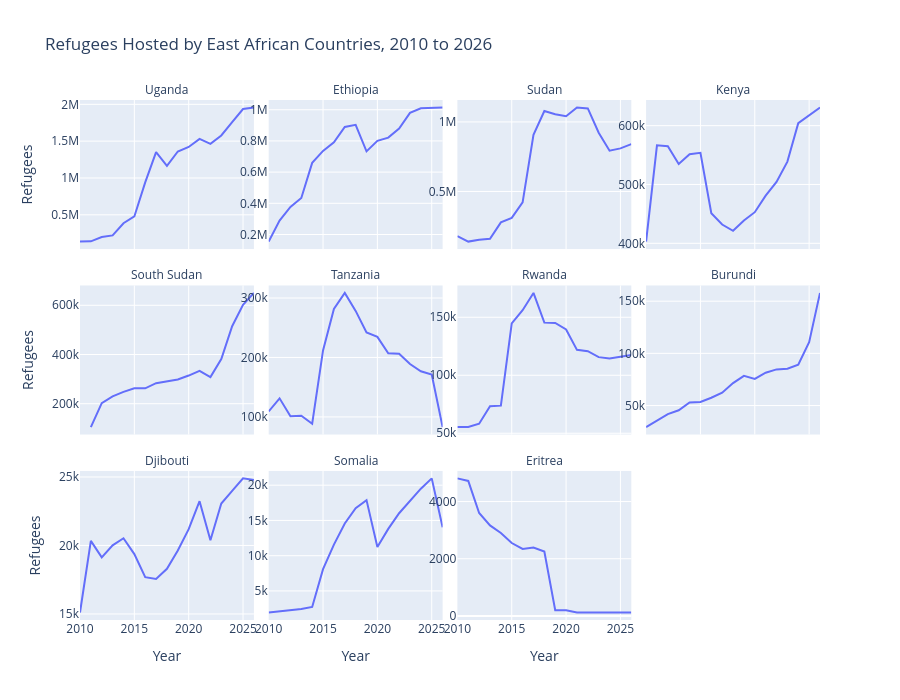

Notebook code cell kept with this figure:
### Markdown cell above
## **5. Refugee trends by host country, 2010 to 2026**

**Objective:** Show how the number of refugees hosted has changed over time in each East African country.

**Method:** A grid of small line charts (one per country), ordered by the 2025 ranking. Each panel has its own vertical scale, so the **shape** of each country's trend is comparable, but the **size** of the numbers is not. Panel scales should be read individually.

**Note:** South Sudan has no 2010 record because it became independent in 2011.

### Code cell
# Order the panels from largest to smallest host (using the 2025 ranking)
panel_order = list(ranking["coa_name"][::-1])

fig = px.line(
    region,
    x="year",
    y="refugees",
    facet_col="coa_name",
    facet_col_wrap=4,                          # 4 panels per row
    category_orders={"coa_name": panel_order},
    height=700,
    title="Refugees Hosted by East African Countries, 2010 to 2026",
    labels={"year": "Year", "refugees": "Refugees"},
)

fig.update_yaxes(matches=None, showticklabels=True)   # each panel gets its own scale
fig.for_each_annotation(lambda a: a.update(text=a.text.split("=")[-1]))  # "coa_name=Kenya" -> "Kenya"
fig.show()

### Figure 1 — Plotly figure (JSON) as saved in the notebook; plotly's stock layout.template omitted (floating-point values rounded to 4 significant figures)
{"data": [{"hovertemplate": "coa_name=Uganda<br>Year=%{x}<br>Refugees=%{y}<extra></extra>", "legendgroup": "", "line": {"color": "#636efa", "dash": "solid"}, "marker": {"symbol": "circle"}, "mode": "lines", "name": "", "orientation": "v", "showlegend": false, "type": "scatter", "x": [2010, 2011, 2012, 2013, 2014, 2015, 2016, 2017, 2018, 2019, 2020, 2021, 2022, 2023, 2024, 2025, 2026], "xaxis": "x9", "y": [135799, 139442, 197872, 220548, 385503, 477187, 940825, 1350495, 1165646, 1359458, 1421133, 1529903, 1463523, 1577498, 1759492, 1936719, 1957555], "yaxis": "y9"}, {"hovertemplate": "coa_name=Ethiopia<br>Year=%{x}<br>Refugees=%{y}<extra></extra>", "legendgroup": "", "line": {"color": "#636efa", "dash": "solid"}, "marker": {"symbol": "circle"}, "mode": "lines", "name": "", "orientation": "v", "showlegend": false, "type": "scatter", "x": [2010, 2011, 2012, 2013, 2014, 2015, 2016, 2017, 2018, 2019, 2020, 2021, 2022, 2023, 2024, 2025, 2026], "xaxis": "x10", "y": [154288, 288839, 376388, 433933, 659520, 736081, 791631, 889412, 903226, 733123, 800454, 821283, 879598, 979846, 1008826, 1010466, 1014654], "yaxis": "y10"}, {"hovertemplate": "coa_name=Sudan<br>Year=%{x}<br>Refugees=%{y}<extra></extra>", "legendgroup": "", "line": {"color": "#636efa", "dash": "solid"}, "marker": {"symbol": "circle"}, "mode": "lines", "name": "", "orientation": "v", "showlegend": false, "type": "scatter", "x": [2010, 2011, 2012, 2013, 2014, 2015, 2016, 2017, 2018, 2019, 2020, 2021, 2022, 2023, 2024, 2025, 2026], "xaxis": "x11", "y": [178305, 139407, 152188, 159848, 277818, 309632, 421459, 906590, 1078280, 1055489, 1040288, 1103918, 1097128, 922474, 793395, 809816, 839774], "yaxis": "y11"}, {"hovertemplate": "coa_name=Kenya<br>Year=%{x}<br>Refugees=%{y}<extra></extra>", "legendgroup": "", "line": {"color": "#636efa", "dash": "solid"}, "marker": {"symbol": "circle"}, "mode": "lines", "name": "", "orientation": "v", "showlegend": false, "type": "scatter", "x": [2010, 2011, 2012, 2013, 2014, 2015, 2016, 2017, 2018, 2019, 2020, 2021, 2022, 2023, 2024, 2025, 2026], "xaxis": "x12", "y": [402891, 566482, 564921, 534935, 551351, 553907, 451097, 431895, 421243, 438899, 452916, 481048, 504473, 538899, 604257, 617125, 630939], "yaxis": "y12"}, {"hovertemplate": "coa_name=South Sudan<br>Year=%{x}<br>Refugees=%{y}<extra></extra>", "legendgroup": "", "line": {"color": "#636efa", "dash": "solid"}, "marker": {"symbol": "circle"}, "mode": "lines", "name": "", "orientation": "v", "showlegend": false, "type": "scatter", "x": [2011, 2012, 2013, 2014, 2015, 2016, 2017, 2018, 2019, 2020, 2021, 2022, 2023, 2024, 2025, 2026], "xaxis": "x5", "y": [105023, 202581, 229587, 248152, 263012, 262558, 283405, 291838, 298309, 314438, 333673, 308369, 381236, 514794, 601818, 650267], "yaxis": "y5"}, {"hovertemplate": "coa_name=Tanzania<br>Year=%{x}<br>Refugees=%{y}<extra></extra>", "legendgroup": "", "line": {"color": "#636efa", "dash": "solid"}, "marker": {"symbol": "circle"}, "mode": "lines", "name": "", "orientation": "v", "showlegend": false, "type": "scatter", "x": [2010, 2011, 2012, 2013, 2014, 2015, 2016, 2017, 2018, 2019, 2020, 2021, 2022, 2023, 2024, 2025, 2026], "xaxis": "x6", "y": [109286, 131243, 101021, 102099, 88492, 211845, 281498, 308528, 278322, 242171, 234645, 207101, 206229, 188953, 176859, 171142, 82917], "yaxis": "y6"}, {"hovertemplate": "coa_name=Rwanda<br>Year=%{x}<br>Refugees=%{y}<extra></extra>", "legendgroup": "", "line": {"color": "#636efa", "dash": "solid"}, "marker": {"symbol": "circle"}, "mode": "lines", "name": "", "orientation": "v", "showlegend": false, "type": "scatter", "x": [2010, 2011, 2012, 2013, 2014, 2015, 2016, 2017, 2018, 2019, 2020, 2021, 2022, 2023, 2024, 2025, 2026], "xaxis": "x7", "y": [55398, 55325, 58217, 73352, 73822, 144739, 156065, 170991, 145359, 145054, 139491, 121896, 120753, 115643, 114368, 115794, 117457], "yaxis": "y7"}, {"hovertemplate": "coa_name=Burundi<br>Year=%{x}<br>Refugees=%{y}<extra></extra>", "legendgroup": "", "line": {"color": "#636efa", "dash": "solid"}, "marker": {"symbol": "circle"}, "mode": "lines", "name": "", "orientation": "v", "showlegend": false, "type": "scatter", "x": [2010, 2011, 2012, 2013, 2014, 2015, 2016, 2017, 2018, 2019, 2020, 2021, 2022, 2023, 2024, 2025, 2026], "xaxis": "x8", "y": [29364, 35658, 41811, 45487, 52931, 53356, 57462, 62353, 71501, 78465, 75461, 81491, 84636, 85229, 89075, 110800, 157929], "yaxis": "y8"}, {"hovertemplate": "coa_name=Djibouti<br>Year=%{x}<br>Refugees=%{y}<extra></extra>", "legendgroup": "", "line": {"color": "#636efa", "dash": "solid"}, "marker": {"symbol": "circle"}, "mode": "lines", "name": "", "orientation": "v", "showlegend": false, "type": "scatter", "x": [2010, 2011, 2012, 2013, 2014, 2015, 2016, 2017, 2018, 2019, 2020, 2021, 2022, 2023, 2024, 2025, 2026], "xaxis": "x", "y": [15102, 20336, 19136, 20010, 20525, 19369, 17683, 17553, 18293, 19639, 21193, 23232, 20383, 23063, 23987, 24899, 24781], "yaxis": "y"}, {"hovertemplate": "coa_name=Somalia<br>Year=%{x}<br>Refugees=%{y}<extra></extra>", "legendgroup": "", "line": {"color": "#636efa", "dash": "solid"}, "marker": {"symbol": "circle"}, "mode": "lines", "name": "", "orientation": "v", "showlegend": false, "type": "scatter", "x": [2010, 2011, 2012, 2013, 2014, 2015, 2016, 2017, 2018, 2019, 2020, 2021, 2022, 2023, 2024, 2025, 2026], "xaxis": "x2", "y": [1934, 2100, 2307, 2426, 2732, 8081, 11579, 14565, 16738, 17882, 11220, 13804, 16023, 17770, 19503, 20967, 14021], "yaxis": "y2"}, {"hovertemplate": "coa_name=Eritrea<br>Year=%{x}<br>Refugees=%{y}<extra></extra>", "legendgroup": "", "line": {"color": "#636efa", "dash": "solid"}, "marker": {"symbol": "circle"}, "mode": "lines", "name": "", "orientation": "v", "showlegend": false, "type": "scatter", "x": [2010, 2011, 2012, 2013, 2014, 2015, 2016, 2017, 2018, 2019, 2020, 2021, 2022, 2023, 2024, 2025, 2026], "xaxis": "x3", "y": [4809, 4719, 3600, 3166, 2898, 2549, 2342, 2392, 2252, 199, 201, 121, 119, 119, 119, 119, 119], "yaxis": "y3"}], "layout": {"annotations": [{"font": {}, "showarrow": false, "text": "Djibouti", "x": 0.1175, "xanchor": "center", "xref": "paper", "y": 0.2867, "yanchor": "bottom", "yref": "paper"}, {"font": {}, "showarrow": false, "text": "Somalia", "x": 0.3725, "xanchor": "center", "xref": "paper", "y": 0.2867, "yanchor": "bottom", "yref": "paper"}, {"font": {}, "showarrow": false, "text": "Eritrea", "x": 0.6275, "xanchor": "center", "xref": "paper", "y": 0.2867, "yanchor": "bottom", "yref": "paper"}, {"font": {}, "showarrow": false, "text": "South Sudan", "x": 0.1175, "xanchor": "center", "xref": "paper", "y": 0.6433, "yanchor": "bottom", "yref": "paper"}, {"font": {}, "showarrow": false, "text": "Tanzania", "x": 0.3725, "xanchor": "center", "xref": "paper", "y": 0.6433, "yanchor": "bottom", "yref": "paper"}, {"font": {}, "showarrow": false, "text": "Rwanda", "x": 0.6275, "xanchor": "center", "xref": "paper", "y": 0.6433, "yanchor": "bottom", "yref": "paper"}, {"font": {}, "showarrow": false, "text": "Burundi", "x": 0.8825, "xanchor": "center", "xref": "paper", "y": 0.6433, "yanchor": "bottom", "yref": "paper"}, {"font": {}, "showarrow": false, "text": "Uganda", "x": 0.1175, "xanchor": "center", "xref": "paper", "y": 1.0, "yanchor": "bottom", "yref": "paper"}, {"font": {}, "showarrow": false, "text": "Ethiopia", "x": 0.3725, "xanchor": "center", "xref": "paper", "y": 1.0, "yanchor": "bottom", "yref": "paper"}, {"font": {}, "showarrow": false, "text": "Sudan", "x": 0.6275, "xanchor": "center", "xref": "paper", "y": 1.0, "yanchor": "bottom", "yref": "paper"}, {"font": {}, "showarrow": false, "text": "Kenya", "x": 0.8825, "xanchor": "center", "xref": "paper", "y": 1.0, "yanchor": "bottom", "yref": "paper"}], "height": 700, "legend": {"tracegroupgap": 0}, "title": {"text": "Refugees Hosted by East African Countries, 2010 to 2026"}, "xaxis": {"anchor": "y", "domain": [0, 0.235], "title": {"text": "Year"}}, "xaxis10": {"anchor": "y10", "domain": [0.255, 0.49], "matches": "x", "showticklabels": false}, "xaxis11": {"anchor": "y11", "domain": [0.51, 0.745], "matches": "x", "showticklabels": false}, "xaxis12": {"anchor": "y12", "domain": [0.765, 1.0], "matches": "x", "showticklabels": false}, "xaxis2": {"anchor": "y2", "domain": [0.255, 0.49], "matches": "x", "title": {"text": "Year"}}, "xaxis3": {"anchor": "y3", "domain": [0.51, 0.745], "matches": "x", "title": {"text": "Year"}}, "xaxis4": {"anchor": "y4", "domain": [0.765, 1.0], "matches": "x", "title": {"text": "Year"}}, "xaxis5": {"anchor": "y5", "domain": [0, 0.235], "matches": "x", "showticklabels": false}, "xaxis6": {"anchor": "y6", "domain": [0.255, 0.49], "matches": "x", "showticklabels": false}, "xaxis7": {"anchor": "y7", "domain": [0.51, 0.745], "matches": "x", "showticklabels": false}, "xaxis8": {"anchor": "y8", "domain": [0.765, 1.0], "matches": "x", "showticklabels": false}, "xaxis9": {"anchor": "y9", "domain": [0, 0.235], "matches": "x", "showticklabels": false}, "yaxis": {"anchor": "x", "domain": [0, 0.2867], "showticklabels": true, "title": {"text": "Refugees"}}, "yaxis10": {"anchor": "x10", "domain": [0.7133, 1.0], "showticklabels": true}, "yaxis11": {"anchor": "x11", "domain": [0.7133, 1.0], "showticklabels": true}, "yaxis12": {"anchor": "x12", "domain": [0.7133, 1.0], "showticklabels": true}, "yaxis2": {"anchor": "x2", "domain": [0, 0.2867], "showticklabels": true}, "yaxis3": {"anchor": "x3", "domain": [0, 0.2867], "showticklabels": true}, "yaxis4": {"anchor": "x4", "domain": [0, 0.2867], "showticklabels": true}, "yaxis5": {"anchor": "x5", "domain": [0.3567, 0.6433], "showticklabels": true, "title": {"text": "Refugees"}}, "yaxis6": {"anchor": "x6", "domain": [0.3567, 0.6433], "showticklabels": true}, "yaxis7": {"anchor": "x7", "domain": [0.3567, 0.6433], "showticklabels": true}, "yaxis8": {"anchor": "x8", "domain": [0.3567, 0.6433], "showticklabels": true}, "yaxis9": {"anchor": "x9", "domain": [0.7133, 1.0], "showticklabels": true, "title": {"text": "Refugees"}}}}
